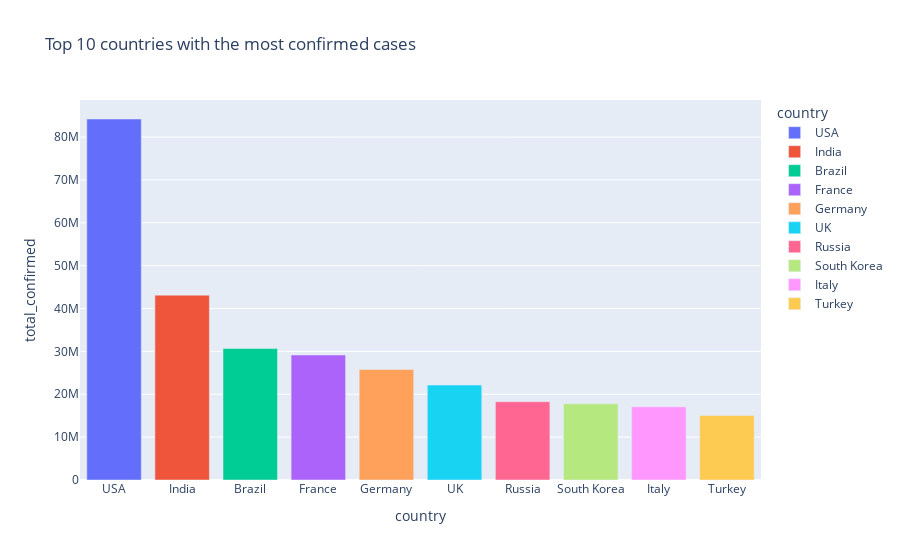

This figure's notebook cell:
### Code cell
sorted_all = summary_data_df_copy.sort_values(by='total_confirmed', ascending=False)

fig = px.bar(
    sorted_all.head(10),
    x ='country',
    y = 'total_confirmed',
    color='country',
    title='Top 10 countries with the most confirmed cases',
)

fig.show()

### Figure 1 — Plotly figure (JSON) as saved in the notebook; plotly's stock layout.template omitted (floating-point values rounded to 4 significant figures)
{"data": [{"hovertemplate": "country=%{x}<br>total_confirmed=%{y}<extra></extra>", "legendgroup": "USA", "marker": {"color": "#636efa", "pattern": {"shape": ""}}, "name": "USA", "orientation": "v", "showlegend": true, "textposition": "auto", "type": "bar", "x": ["USA"], "xaxis": "x", "y": [84209473], "yaxis": "y"}, {"hovertemplate": "country=%{x}<br>total_confirmed=%{y}<extra></extra>", "legendgroup": "India", "marker": {"color": "#EF553B", "pattern": {"shape": ""}}, "name": "India", "orientation": "v", "showlegend": true, "textposition": "auto", "type": "bar", "x": ["India"], "xaxis": "x", "y": [43121599], "yaxis": "y"}, {"hovertemplate": "country=%{x}<br>total_confirmed=%{y}<extra></extra>", "legendgroup": "Brazil", "marker": {"color": "#00cc96", "pattern": {"shape": ""}}, "name": "Brazil", "orientation": "v", "showlegend": true, "textposition": "auto", "type": "bar", "x": ["Brazil"], "xaxis": "x", "y": [30682094], "yaxis": "y"}, {"hovertemplate": "country=%{x}<br>total_confirmed=%{y}<extra></extra>", "legendgroup": "France", "marker": {"color": "#ab63fa", "pattern": {"shape": ""}}, "name": "France", "orientation": "v", "showlegend": true, "textposition": "auto", "type": "bar", "x": ["France"], "xaxis": "x", "y": [29160802], "yaxis": "y"}, {"hovertemplate": "country=%{x}<br>total_confirmed=%{y}<extra></extra>", "legendgroup": "Germany", "marker": {"color": "#FFA15A", "pattern": {"shape": ""}}, "name": "Germany", "orientation": "v", "showlegend": true, "textposition": "auto", "type": "bar", "x": ["Germany"], "xaxis": "x", "y": [25780226], "yaxis": "y"}, {"hovertemplate": "country=%{x}<br>total_confirmed=%{y}<extra></extra>", "legendgroup": "UK", "marker": {"color": "#19d3f3", "pattern": {"shape": ""}}, "name": "UK", "orientation": "v", "showlegend": true, "textposition": "auto", "type": "bar", "x": ["UK"], "xaxis": "x", "y": [22159805], "yaxis": "y"}, {"hovertemplate": "country=%{x}<br>total_confirmed=%{y}<extra></extra>", "legendgroup": "Russia", "marker": {"color": "#FF6692", "pattern": {"shape": ""}}, "name": "Russia", "orientation": "v", "showlegend": true, "textposition": "auto", "type": "bar", "x": ["Russia"], "xaxis": "x", "y": [18260293], "yaxis": "y"}, {"hovertemplate": "country=%{x}<br>total_confirmed=%{y}<extra></extra>", "legendgroup": "South Korea", "marker": {"color": "#B6E880", "pattern": {"shape": ""}}, "name": "South Korea", "orientation": "v", "showlegend": true, "textposition": "auto", "type": "bar", "x": ["South Korea"], "xaxis": "x", "y": [17782061], "yaxis": "y"}, {"hovertemplate": "country=%{x}<br>total_confirmed=%{y}<extra></extra>", "legendgroup": "Italy", "marker": {"color": "#FF97FF", "pattern": {"shape": ""}}, "name": "Italy", "orientation": "v", "showlegend": true, "textposition": "auto", "type": "bar", "x": ["Italy"], "xaxis": "x", "y": [17057873], "yaxis": "y"}, {"hovertemplate": "country=%{x}<br>total_confirmed=%{y}<extra></extra>", "legendgroup": "Turkey", "marker": {"color": "#FECB52", "pattern": {"shape": ""}}, "name": "Turkey", "orientation": "v", "showlegend": true, "textposition": "auto", "type": "bar", "x": ["Turkey"], "xaxis": "x", "y": [15053168], "yaxis": "y"}], "layout": {"barmode": "relative", "legend": {"title": {"text": "country"}, "tracegroupgap": 0}, "title": {"text": "Top 10 countries with the most confirmed cases"}, "xaxis": {"anchor": "y", "categoryarray": ["USA", "India", "Brazil", "France", "Germany", "UK", "Russia", "South Korea", "Italy", "Turkey"], "categoryorder": "array", "domain": [0, 1], "title": {"text": "country"}}, "yaxis": {"anchor": "x", "domain": [0, 1], "title": {"text": "total_confirmed"}}}}
